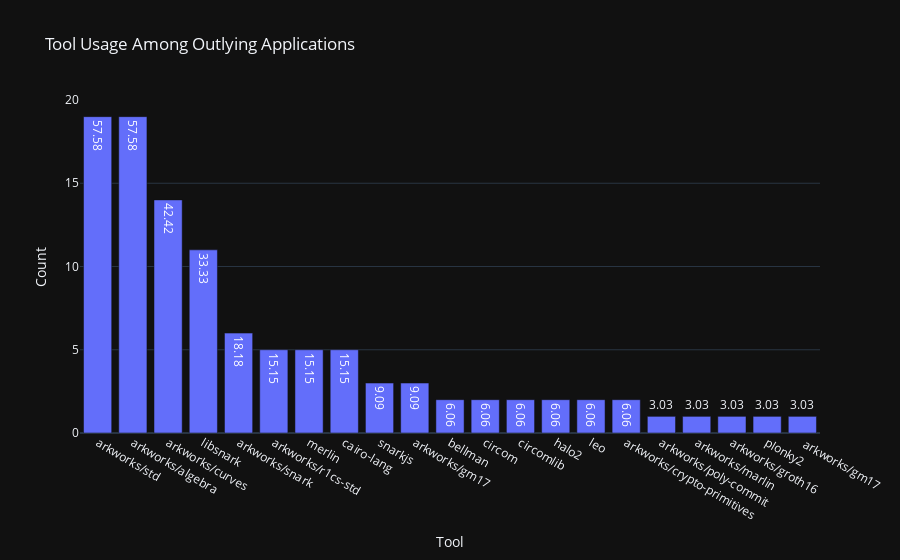

Write notebook code for a chart like this one.
### Markdown cell above
#### Tool Usage Among Applications with Outlying Metric Values

### Code cell
# compute outliers 
z_scores = zscore(combined[['Age', 'AuthorCount', 'CommitCount']])
threshold = 3
outlier_indices = (z_scores > threshold).any(axis=1)
outliers = combined[outlier_indices]

outliers = outliers[['UniqueID', 'Age', 'AuthorCount', 'CommitCount', 'Tool', 'Active']]

outliers = outliers.explode('Tool')
outliers['Tool'] = outliers['Tool'].str.replace('‘', '')
outlier_tools = outliers.groupby('Tool')['UniqueID'].count().reset_index()
outlier_tools.rename(columns={'UniqueID': 'Count'}, inplace=True)

total_outliers = outliers['UniqueID'].nunique()
outlier_tools['Percentage'] = np.round(((outlier_tools['Count'] / total_outliers) * 100), 2)

outlier_tools[['Tool', 'Percentage']].sort_values('Percentage', ascending=False)
fig = px.bar(outlier_tools.sort_values('Count', ascending=False),  
            x='Tool', 
            y='Count',
            title='Tool Usage Among Outlying Applications',
            template='plotly_dark', 
            text='Percentage'
            )
fig.show()

### Figure 1 — Plotly figure (JSON) as saved in the notebook; plotly's stock layout.template omitted (floating-point values rounded to 4 significant figures)
{"data": [{"alignmentgroup": "True", "hovertemplate": "Tool=%{x}<br>Count=%{y}<br>Percentage=%{text}<extra></extra>", "legendgroup": "", "marker": {"color": "#636efa", "pattern": {"shape": ""}}, "name": "", "offsetgroup": "", "orientation": "v", "showlegend": false, "text": [57.58, 57.58, 42.42, 33.33, 18.18, 15.15, 15.15, 15.15, 9.09, 9.09, 6.06, 6.06, 6.06, 6.06, 6.06, 6.06, 3.03, 3.03, 3.03, 3.03, 3.03], "textposition": "auto", "type": "bar", "x": ["arkworks/std", "arkworks/algebra", "arkworks/curves", "libsnark", "arkworks/snark", "arkworks/r1cs-std", "merlin", "cairo-lang", "snarkjs", "arkworks/gm17", "bellman", "circom", "circomlib", "halo2", "leo", "arkworks/crypto-primitives", "arkworks/poly-commit", "arkworks/marlin", "arkworks/groth16", "plonky2", " arkworks/gm17"], "xaxis": "x", "y": [19, 19, 14, 11, 6, 5, 5, 5, 3, 3, 2, 2, 2, 2, 2, 2, 1, 1, 1, 1, 1], "yaxis": "y"}], "layout": {"barmode": "relative", "legend": {"tracegroupgap": 0}, "title": {"text": "Tool Usage Among Outlying Applications"}, "xaxis": {"anchor": "y", "domain": [0, 1], "title": {"text": "Tool"}}, "yaxis": {"anchor": "x", "domain": [0, 1], "title": {"text": "Count"}}}}
